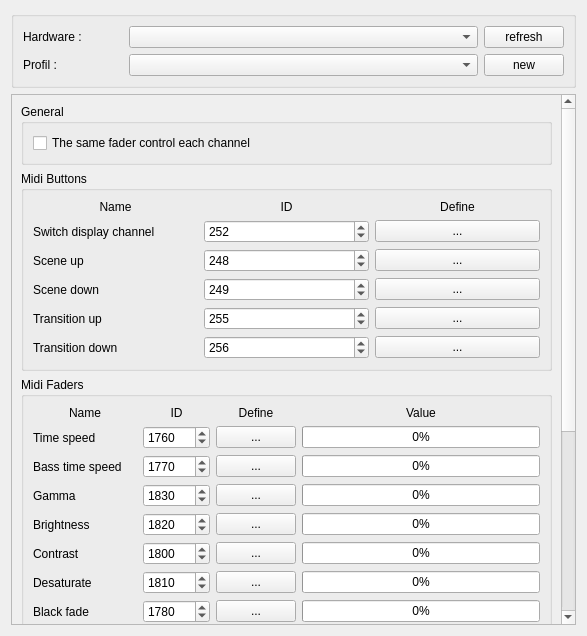
<?xml version="1.0" encoding="UTF-8"?>
<ui version="4.0">
 <class>MidiWindow</class>
 <widget class="QWidget" name="MidiWindow">
  <property name="geometry">
   <rect>
    <x>0</x>
    <y>0</y>
    <width>587</width>
    <height>636</height>
   </rect>
  </property>
  <property name="windowTitle">
   <string>Midi manager</string>
  </property>
  <layout class="QVBoxLayout" name="verticalLayout">
   <item>
    <widget class="QGroupBox" name="groupBox_2">
     <property name="title">
      <string/>
     </property>
     <layout class="QVBoxLayout" name="verticalLayout_4">
      <item>
       <layout class="QHBoxLayout" name="horizontalLayout_4">
        <item>
         <widget class="QLabel" name="label_19">
          <property name="maximumSize">
           <size>
            <width>100</width>
            <height>16777215</height>
           </size>
          </property>
          <property name="text">
           <string>Hardware :</string>
          </property>
         </widget>
        </item>
        <item>
         <widget class="QComboBox" name="hardwareComboBox"/>
        </item>
        <item>
         <widget class="QPushButton" name="refreshButton">
          <property name="maximumSize">
           <size>
            <width>80</width>
            <height>16777215</height>
           </size>
          </property>
          <property name="text">
           <string>refresh</string>
          </property>
         </widget>
        </item>
       </layout>
      </item>
      <item>
       <layout class="QHBoxLayout" name="horizontalLayout_2">
        <item>
         <widget class="QLabel" name="label_18">
          <property name="maximumSize">
           <size>
            <width>100</width>
            <height>16777215</height>
           </size>
          </property>
          <property name="text">
           <string>Profil :</string>
          </property>
         </widget>
        </item>
        <item>
         <widget class="QComboBox" name="profilBox"/>
        </item>
        <item>
         <widget class="QPushButton" name="newProfilButton">
          <property name="maximumSize">
           <size>
            <width>80</width>
            <height>16777215</height>
           </size>
          </property>
          <property name="text">
           <string>new</string>
          </property>
         </widget>
        </item>
       </layout>
      </item>
     </layout>
    </widget>
   </item>
   <item>
    <widget class="QScrollArea" name="scrollArea">
     <property name="widgetResizable">
      <bool>true</bool>
     </property>
     <widget class="QWidget" name="scrollAreaWidgetContents">
      <property name="geometry">
       <rect>
        <x>0</x>
        <y>-181</y>
        <width>540</width>
        <height>957</height>
       </rect>
      </property>
      <layout class="QVBoxLayout" name="verticalLayout_2">
       <item>
        <widget class="QGroupBox" name="groupBox">
         <property name="title">
          <string>General</string>
         </property>
         <layout class="QVBoxLayout" name="verticalLayout_3">
          <item>
           <widget class="QCheckBox" name="cloneFaderCheck">
            <property name="text">
             <string>The same fader control each channel</string>
            </property>
            <property name="checked">
             <bool>false</bool>
            </property>
           </widget>
          </item>
         </layout>
        </widget>
       </item>
       <item>
        <widget class="QGroupBox" name="groupBox_5">
         <property name="title">
          <string>Midi Buttons</string>
         </property>
         <layout class="QHBoxLayout" name="horizontalLayout_3">
          <item>
           <layout class="QGridLayout" name="gridLayout_2">
            <item row="3" column="4">
             <widget class="QPushButton" name="btnSwitchDisplay">
              <property name="text">
               <string>...</string>
              </property>
             </widget>
            </item>
            <item row="2" column="4">
             <layout class="QHBoxLayout" name="horizontalLayout_9"/>
            </item>
            <item row="3" column="0">
             <widget class="QLabel" name="label_23">
              <property name="text">
               <string>Switch display channel</string>
              </property>
             </widget>
            </item>
            <item row="0" column="4">
             <widget class="QLabel" name="label_17">
              <property name="text">
               <string>Define</string>
              </property>
              <property name="alignment">
               <set>Qt::AlignCenter</set>
              </property>
             </widget>
            </item>
            <item row="0" column="2">
             <widget class="QLabel" name="label_15">
              <property name="text">
               <string>ID</string>
              </property>
              <property name="alignment">
               <set>Qt::AlignCenter</set>
              </property>
             </widget>
            </item>
            <item row="0" column="0">
             <widget class="QLabel" name="label_12">
              <property name="text">
               <string>Name</string>
              </property>
              <property name="alignment">
               <set>Qt::AlignCenter</set>
              </property>
             </widget>
            </item>
            <item row="3" column="2">
             <widget class="QSpinBox" name="spinSwitchDisplay">
              <property name="maximum">
               <number>512</number>
              </property>
              <property name="value">
               <number>252</number>
              </property>
             </widget>
            </item>
            <item row="6" column="0">
             <widget class="QLabel" name="label_20">
              <property name="text">
               <string>Scene down</string>
              </property>
             </widget>
            </item>
            <item row="6" column="2">
             <widget class="QSpinBox" name="spinSceneNext">
              <property name="maximum">
               <number>512</number>
              </property>
              <property name="value">
               <number>249</number>
              </property>
             </widget>
            </item>
            <item row="4" column="0">
             <widget class="QLabel" name="label_21">
              <property name="text">
               <string>Scene up</string>
              </property>
             </widget>
            </item>
            <item row="4" column="2">
             <widget class="QSpinBox" name="spinSceneBack">
              <property name="maximum">
               <number>512</number>
              </property>
              <property name="value">
               <number>248</number>
              </property>
             </widget>
            </item>
            <item row="6" column="4">
             <widget class="QPushButton" name="btnSceneNext">
              <property name="text">
               <string>...</string>
              </property>
             </widget>
            </item>
            <item row="4" column="4">
             <widget class="QPushButton" name="btnSceneBack">
              <property name="text">
               <string>...</string>
              </property>
             </widget>
            </item>
            <item row="7" column="0">
             <widget class="QLabel" name="label_22">
              <property name="text">
               <string>Transition up</string>
              </property>
             </widget>
            </item>
            <item row="8" column="0">
             <widget class="QLabel" name="label_28">
              <property name="text">
               <string>Transition down</string>
              </property>
             </widget>
            </item>
            <item row="7" column="2">
             <widget class="QSpinBox" name="spinTransitionUp">
              <property name="maximum">
               <number>512</number>
              </property>
              <property name="value">
               <number>255</number>
              </property>
             </widget>
            </item>
            <item row="8" column="2">
             <widget class="QSpinBox" name="spinTransitionDown">
              <property name="maximum">
               <number>512</number>
              </property>
              <property name="value">
               <number>256</number>
              </property>
             </widget>
            </item>
            <item row="7" column="4">
             <widget class="QPushButton" name="btnTransitionUp">
              <property name="text">
               <string>...</string>
              </property>
             </widget>
            </item>
            <item row="8" column="4">
             <widget class="QPushButton" name="btnTransitionDown">
              <property name="text">
               <string>...</string>
              </property>
             </widget>
            </item>
           </layout>
          </item>
         </layout>
        </widget>
       </item>
       <item>
        <widget class="QGroupBox" name="groupBox_4">
         <property name="title">
          <string>Midi Faders</string>
         </property>
         <layout class="QVBoxLayout" name="verticalLayout_6">
          <item>
           <layout class="QGridLayout" name="gridLayout">
            <property name="verticalSpacing">
             <number>6</number>
            </property>
            <item row="18" column="1">
             <widget class="QSpinBox" name="spin2Effect4">
              <property name="enabled">
               <bool>true</bool>
              </property>
              <property name="maximum">
               <number>999999999</number>
              </property>
              <property name="value">
               <number>1281</number>
              </property>
             </widget>
            </item>
            <item row="10" column="4">
             <widget class="QProgressBar" name="bar1Effect1">
              <property name="maximum">
               <number>128</number>
              </property>
              <property name="value">
               <number>0</number>
              </property>
              <property name="textVisible">
               <bool>true</bool>
              </property>
             </widget>
            </item>
            <item row="3" column="4">
             <widget class="QProgressBar" name="barBassTimeSpeed">
              <property name="maximum">
               <number>128</number>
              </property>
              <property name="value">
               <number>0</number>
              </property>
             </widget>
            </item>
            <item row="16" column="1">
             <widget class="QSpinBox" name="spin2Effect2">
              <property name="enabled">
               <bool>true</bool>
              </property>
              <property name="maximum">
               <number>999999999</number>
              </property>
              <property name="value">
               <number>1267</number>
              </property>
             </widget>
            </item>
            <item row="1" column="0">
             <widget class="QLabel" name="label_8">
              <property name="text">
               <string>Name</string>
              </property>
              <property name="alignment">
               <set>Qt::AlignCenter</set>
              </property>
              <property name="indent">
               <number>-1</number>
              </property>
             </widget>
            </item>
            <item row="16" column="0">
             <widget class="QLabel" name="label_25">
              <property name="enabled">
               <bool>true</bool>
              </property>
              <property name="text">
               <string>Channel 2 control 2</string>
              </property>
             </widget>
            </item>
            <item row="17" column="4">
             <widget class="QProgressBar" name="bar2Effect3">
              <property name="enabled">
               <bool>true</bool>
              </property>
              <property name="value">
               <number>0</number>
              </property>
             </widget>
            </item>
            <item row="1" column="4">
             <widget class="QLabel" name="label_11">
              <property name="text">
               <string>Value</string>
              </property>
              <property name="alignment">
               <set>Qt::AlignCenter</set>
              </property>
             </widget>
            </item>
            <item row="5" column="2">
             <widget class="QPushButton" name="btnBrightness">
              <property name="text">
               <string>...</string>
              </property>
              <property name="checkable">
               <bool>true</bool>
              </property>
             </widget>
            </item>
            <item row="13" column="2">
             <widget class="QPushButton" name="btn1Effect4">
              <property name="text">
               <string>...</string>
              </property>
              <property name="checkable">
               <bool>true</bool>
              </property>
             </widget>
            </item>
            <item row="4" column="2">
             <widget class="QPushButton" name="btnGamma">
              <property name="text">
               <string>...</string>
              </property>
              <property name="checkable">
               <bool>true</bool>
              </property>
             </widget>
            </item>
            <item row="12" column="1">
             <widget class="QSpinBox" name="spin1Effect3">
              <property name="maximum">
               <number>999999999</number>
              </property>
              <property name="value">
               <number>1246</number>
              </property>
             </widget>
            </item>
            <item row="12" column="4">
             <widget class="QProgressBar" name="bar1Effect3">
              <property name="maximum">
               <number>128</number>
              </property>
              <property name="value">
               <number>0</number>
              </property>
              <property name="textVisible">
               <bool>true</bool>
              </property>
             </widget>
            </item>
            <item row="4" column="4">
             <widget class="QProgressBar" name="barGamma">
              <property name="maximum">
               <number>128</number>
              </property>
              <property name="value">
               <number>0</number>
              </property>
             </widget>
            </item>
            <item row="10" column="1">
             <widget class="QSpinBox" name="spin1Effect1">
              <property name="maximum">
               <number>999999999</number>
              </property>
              <property name="value">
               <number>1232</number>
              </property>
             </widget>
            </item>
            <item row="11" column="4">
             <widget class="QProgressBar" name="bar1Effect2">
              <property name="maximum">
               <number>128</number>
              </property>
              <property name="value">
               <number>0</number>
              </property>
              <property name="textVisible">
               <bool>true</bool>
              </property>
             </widget>
            </item>
            <item row="16" column="2">
             <widget class="QPushButton" name="btn2Effect2">
              <property name="enabled">
               <bool>true</bool>
              </property>
              <property name="text">
               <string>...</string>
              </property>
             </widget>
            </item>
            <item row="5" column="4">
             <widget class="QProgressBar" name="barBrightness">
              <property name="maximum">
               <number>128</number>
              </property>
              <property name="value">
               <number>0</number>
              </property>
             </widget>
            </item>
            <item row="12" column="2">
             <widget class="QPushButton" name="btn1Effect3">
              <property name="text">
               <string>...</string>
              </property>
              <property name="checkable">
               <bool>true</bool>
              </property>
             </widget>
            </item>
            <item row="17" column="1">
             <widget class="QSpinBox" name="spin2Effect3">
              <property name="enabled">
               <bool>true</bool>
              </property>
              <property name="maximum">
               <number>999999999</number>
              </property>
              <property name="value">
               <number>1274</number>
              </property>
             </widget>
            </item>
            <item row="17" column="0">
             <widget class="QLabel" name="label_26">
              <property name="enabled">
               <bool>true</bool>
              </property>
              <property name="text">
               <string>Channel 2 control 3</string>
              </property>
             </widget>
            </item>
            <item row="18" column="4">
             <widget class="QProgressBar" name="bar2Effect4">
              <property name="enabled">
               <bool>true</bool>
              </property>
              <property name="value">
               <number>0</number>
              </property>
             </widget>
            </item>
            <item row="18" column="0">
             <widget class="QLabel" name="label_27">
              <property name="enabled">
               <bool>true</bool>
              </property>
              <property name="text">
               <string>Channel 2 control 4</string>
              </property>
             </widget>
            </item>
            <item row="18" column="2">
             <widget class="QPushButton" name="btn2Effect4">
              <property name="enabled">
               <bool>true</bool>
              </property>
              <property name="text">
               <string>...</string>
              </property>
             </widget>
            </item>
            <item row="9" column="0">
             <widget class="QLabel" name="label_14">
              <property name="text">
               <string/>
              </property>
             </widget>
            </item>
            <item row="1" column="1">
             <widget class="QLabel" name="label_9">
              <property name="text">
               <string>ID</string>
              </property>
              <property name="alignment">
               <set>Qt::AlignCenter</set>
              </property>
             </widget>
            </item>
            <item row="16" column="4">
             <widget class="QProgressBar" name="bar2Effect2">
              <property name="enabled">
               <bool>true</bool>
              </property>
              <property name="value">
               <number>0</number>
              </property>
             </widget>
            </item>
            <item row="13" column="0">
             <widget class="QLabel" name="label_13">
              <property name="text">
               <string>Channel 1 control 4</string>
              </property>
             </widget>
            </item>
            <item row="11" column="0">
             <widget class="QLabel" name="label_5">
              <property name="text">
               <string>Channel 1 control 2</string>
              </property>
             </widget>
            </item>
            <item row="11" column="1">
             <widget class="QSpinBox" name="spin1Effect2">
              <property name="maximum">
               <number>999999999</number>
              </property>
              <property name="value">
               <number>1239</number>
              </property>
             </widget>
            </item>
            <item row="10" column="2">
             <widget class="QPushButton" name="btn1Effect1">
              <property name="text">
               <string>...</string>
              </property>
              <property name="checkable">
               <bool>true</bool>
              </property>
             </widget>
            </item>
            <item row="15" column="4">
             <widget class="QProgressBar" name="bar2Effect1">
              <property name="enabled">
               <bool>true</bool>
              </property>
              <property name="value">
               <number>0</number>
              </property>
             </widget>
            </item>
            <item row="17" column="2">
             <widget class="QPushButton" name="btn2Effect3">
              <property name="enabled">
               <bool>true</bool>
              </property>
              <property name="text">
               <string>...</string>
              </property>
             </widget>
            </item>
            <item row="15" column="2">
             <widget class="QPushButton" name="btn2Effect1">
              <property name="enabled">
               <bool>true</bool>
              </property>
              <property name="text">
               <string>...</string>
              </property>
             </widget>
            </item>
            <item row="13" column="1">
             <widget class="QSpinBox" name="spin1Effect4">
              <property name="maximum">
               <number>999999999</number>
              </property>
              <property name="value">
               <number>1253</number>
              </property>
             </widget>
            </item>
            <item row="5" column="0">
             <widget class="QLabel" name="label_4">
              <property name="text">
               <string>Brightness</string>
              </property>
             </widget>
            </item>
            <item row="10" column="0">
             <widget class="QLabel" name="label_3">
              <property name="text">
               <string>Channel 1 control 1</string>
              </property>
             </widget>
            </item>
            <item row="3" column="0">
             <widget class="QLabel" name="label">
              <property name="text">
               <string>Bass time speed</string>
              </property>
             </widget>
            </item>
            <item row="11" column="2">
             <widget class="QPushButton" name="btn1Effect2">
              <property name="text">
               <string>...</string>
              </property>
              <property name="checkable">
               <bool>true</bool>
              </property>
             </widget>
            </item>
            <item row="15" column="1">
             <widget class="QSpinBox" name="spin2Effect1">
              <property name="enabled">
               <bool>true</bool>
              </property>
              <property name="maximum">
               <number>999999999</number>
              </property>
              <property name="value">
               <number>1260</number>
              </property>
             </widget>
            </item>
            <item row="4" column="0">
             <widget class="QLabel" name="label_2">
              <property name="text">
               <string>Gamma</string>
              </property>
             </widget>
            </item>
            <item row="3" column="2">
             <widget class="QPushButton" name="btnBassTimeSpeed">
              <property name="text">
               <string>...</string>
              </property>
              <property name="checkable">
               <bool>true</bool>
              </property>
              <property name="checked">
               <bool>false</bool>
              </property>
             </widget>
            </item>
            <item row="12" column="0">
             <widget class="QLabel" name="label_6">
              <property name="text">
               <string>Channel 1 control 3</string>
              </property>
             </widget>
            </item>
            <item row="3" column="1">
             <widget class="QSpinBox" name="spinBassTimeSpeed">
              <property name="maximum">
               <number>999999999</number>
              </property>
              <property name="value">
               <number>1770</number>
              </property>
             </widget>
            </item>
            <item row="13" column="4">
             <widget class="QProgressBar" name="bar1Effect4">
              <property name="maximum">
               <number>128</number>
              </property>
              <property name="value">
               <number>0</number>
              </property>
              <property name="textVisible">
               <bool>true</bool>
              </property>
             </widget>
            </item>
            <item row="15" column="0">
             <widget class="QLabel" name="label_24">
              <property name="enabled">
               <bool>true</bool>
              </property>
              <property name="text">
               <string>Channel 2 control 1</string>
              </property>
             </widget>
            </item>
            <item row="1" column="2">
             <widget class="QLabel" name="label_10">
              <property name="text">
               <string>Define</string>
              </property>
              <property name="alignment">
               <set>Qt::AlignCenter</set>
              </property>
             </widget>
            </item>
            <item row="4" column="1">
             <widget class="QSpinBox" name="spinGamma">
              <property name="maximum">
               <number>999999999</number>
              </property>
              <property name="value">
               <number>1830</number>
              </property>
             </widget>
            </item>
            <item row="5" column="1">
             <widget class="QSpinBox" name="spinBrightness">
              <property name="maximum">
               <number>999999999</number>
              </property>
              <property name="value">
               <number>1820</number>
              </property>
             </widget>
            </item>
            <item row="14" column="0">
             <widget class="QLabel" name="label_16">
              <property name="text">
               <string/>
              </property>
             </widget>
            </item>
            <item row="2" column="0">
             <widget class="QLabel" name="label_7">
              <property name="text">
               <string>Time speed</string>
              </property>
             </widget>
            </item>
            <item row="2" column="1">
             <widget class="QSpinBox" name="spinTimeSpeed">
              <property name="maximum">
               <number>999999999</number>
              </property>
              <property name="value">
               <number>1760</number>
              </property>
             </widget>
            </item>
            <item row="2" column="2">
             <widget class="QPushButton" name="btnTimeSpeed">
              <property name="text">
               <string>...</string>
              </property>
             </widget>
            </item>
            <item row="2" column="4">
             <widget class="QProgressBar" name="barTimeSpeed">
              <property name="maximum">
               <number>128</number>
              </property>
              <property name="value">
               <number>0</number>
              </property>
              <property name="textVisible">
               <bool>true</bool>
              </property>
             </widget>
            </item>
            <item row="6" column="0">
             <widget class="QLabel" name="label_29">
              <property name="text">
               <string>Contrast</string>
              </property>
             </widget>
            </item>
            <item row="7" column="0">
             <widget class="QLabel" name="label_30">
              <property name="text">
               <string>Desaturate</string>
              </property>
             </widget>
            </item>
            <item row="6" column="1">
             <widget class="QSpinBox" name="spinContrast">
              <property name="maximum">
               <number>9999999</number>
              </property>
              <property name="value">
               <number>1800</number>
              </property>
             </widget>
            </item>
            <item row="7" column="1">
             <widget class="QSpinBox" name="spinDesaturate">
              <property name="maximum">
               <number>9999999</number>
              </property>
              <property name="value">
               <number>1810</number>
              </property>
             </widget>
            </item>
            <item row="6" column="2">
             <widget class="QPushButton" name="btnContrast">
              <property name="text">
               <string>...</string>
              </property>
             </widget>
            </item>
            <item row="7" column="2">
             <widget class="QPushButton" name="btnDesaturate">
              <property name="text">
               <string>...</string>
              </property>
             </widget>
            </item>
            <item row="6" column="4">
             <widget class="QProgressBar" name="barContrast">
              <property name="maximum">
               <number>128</number>
              </property>
              <property name="value">
               <number>0</number>
              </property>
             </widget>
            </item>
            <item row="7" column="4">
             <widget class="QProgressBar" name="barDesaturate">
              <property name="maximum">
               <number>128</number>
              </property>
              <property name="value">
               <number>0</number>
              </property>
             </widget>
            </item>
            <item row="8" column="0">
             <widget class="QLabel" name="label_31">
              <property name="text">
               <string>Black fade</string>
              </property>
             </widget>
            </item>
            <item row="8" column="1">
             <widget class="QSpinBox" name="spinBlackFade">
              <property name="maximum">
               <number>9999999</number>
              </property>
              <property name="value">
               <number>1780</number>
              </property>
             </widget>
            </item>
            <item row="8" column="2">
             <widget class="QPushButton" name="btnBlackFade">
              <property name="text">
               <string>...</string>
              </property>
             </widget>
            </item>
            <item row="8" column="4">
             <widget class="QProgressBar" name="barBlackFade">
              <property name="maximum">
               <number>128</number>
              </property>
              <property name="value">
               <number>0</number>
              </property>
             </widget>
            </item>
           </layout>
          </item>
         </layout>
        </widget>
       </item>
      </layout>
     </widget>
    </widget>
   </item>
  </layout>
 </widget>
 <resources/>
 <connections/>
</ui>
